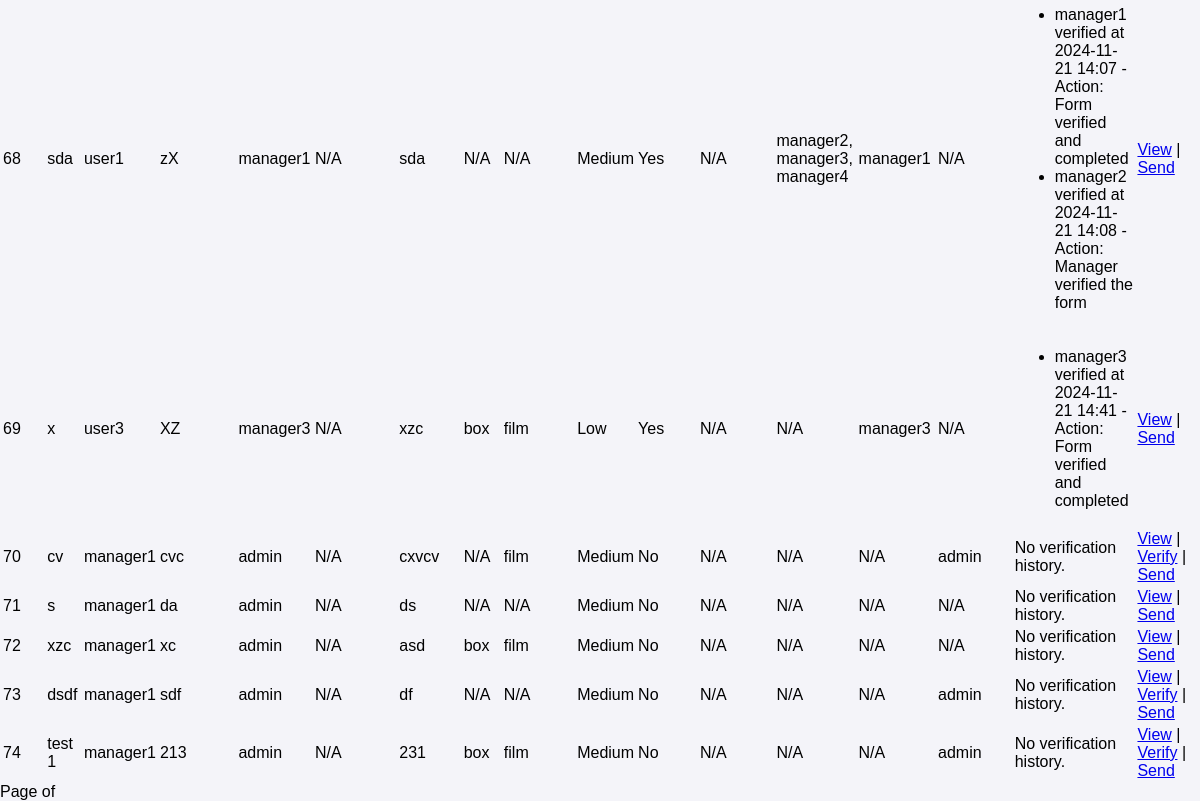
The page /forms/ (signed in, lower part) on the database as committed earlier.
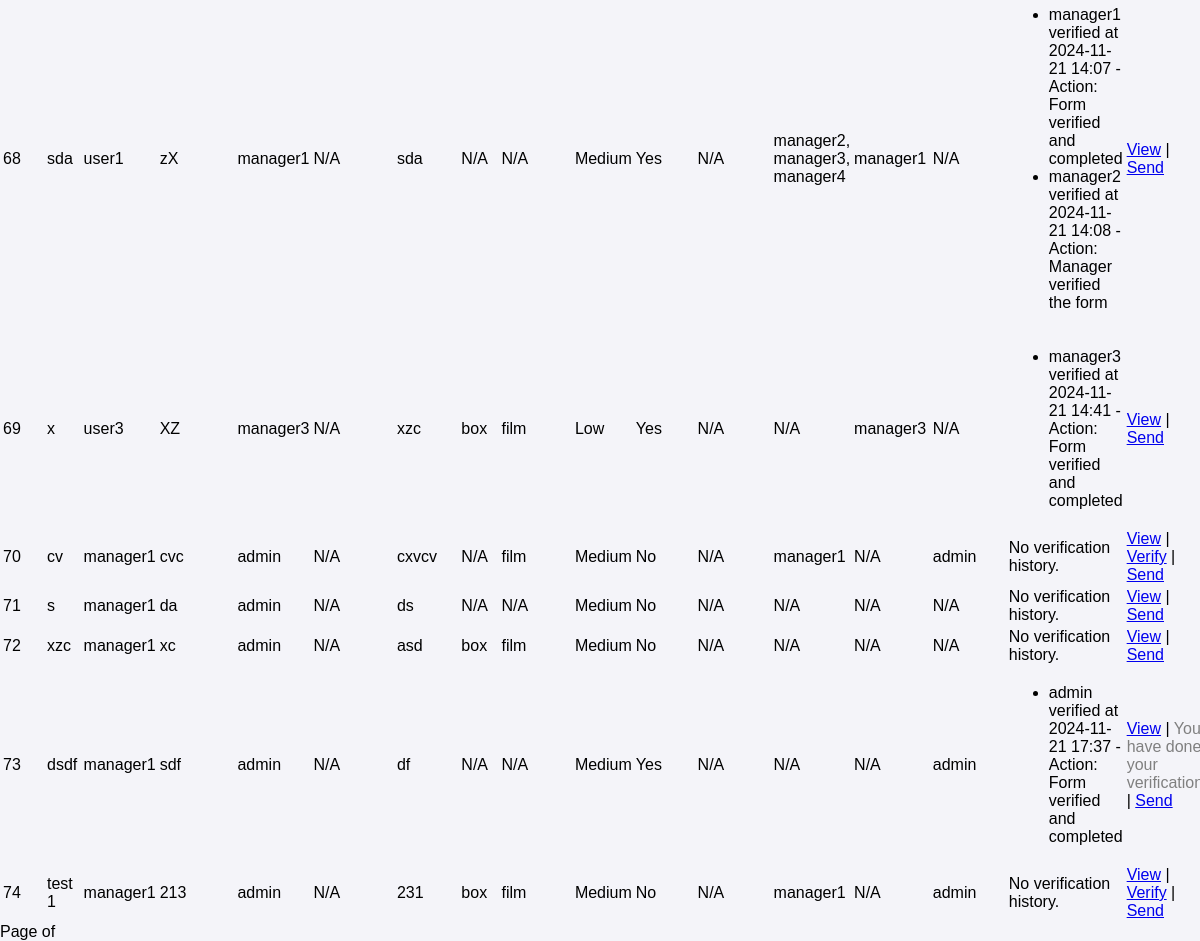
The same page on the database as committed later.
### app/models.py (models this page shows, shortened)
class Form(models.Model):
    title = models.CharField(max_length=255)
    sender_signature = models.CharField(max_length=255)
    receiver = models.CharField(max_length=255)
    receiver_signature = models.CharField(max_length=255, blank=True)
    content = models.TextField()
    tags = models.ManyToManyField(Tag, related_name="forms", blank=True)
    category = models.ForeignKey(Category, on_delete=models.CASCADE, related_name="forms", null=True)
    users = models.ManyToManyField('app.CustomUser', blank=True)  # view-only users section
    sender_name = models.CharField(max_length=255)
    prioritize = models.BooleanField(default=False)
    priority = models.CharField(max_length=100, choices=[('High', 'High'), ('Medium', 'Medium'), ('Low', 'Low')], default='Medium')
    assigned_managers = models.ManyToManyField(CustomUser, related_name="assigned_forms", blank=True, limit_choices_to={'role': 'manager'})
    assigned_admins = models.ManyToManyField(CustomUser, related_name="assigned_admin_forms", blank=True, limit_choices_to={'role': 'admin'})
    assigned_users = models.ManyToManyField(
        CustomUser,
        related_name="viewable_forms",
        blank=True,
        limit_choices_to={'role': 'user'}
    )
    allowed_managers = models.ManyToManyField(CustomUser, related_name='allowed_forms', blank=True)  # Add this line
    sender = models.CharField(max_length=100)
    verified = models.BooleanField(default=False)
    verified_by = models.ForeignKey(CustomUser, null=True, on_delete=models.SET_NULL, related_name='verified_forms', blank=True)
    verified_at = models.DateTimeField(null=True, blank=True)
    last_modified = models.DateTimeField(auto_now=True)
    class Meta:
        verbose_name = 'Form'
        verbose_name_plural = 'Forms'

class CustomUser(AbstractBaseUser, PermissionsMixin):
    username = models.CharField(unique=True, max_length=150)
    email = models.EmailField(unique=True)
    first_name = models.CharField(max_length=100)
    last_name = models.CharField(max_length=100)
    is_active = models.BooleanField(default=True)
    is_staff = models.BooleanField(default=False)
    ROLE_CHOICES = [
        ('admin', 'Admin'),
        ('manager', 'Manager'),
        ('user', 'User'),
    ]
    role = models.CharField(max_length=20, choices=ROLE_CHOICES, default='user')
    SUB_ROLE_CHOICES = [
        ('none', 'None'),
        ('user-access-to-all-users-with-role-user', 'User Access to All Users with Role User'),
        ('manager-access-to-all-users-with-role-manager', 'user Access to All Users with Role Manager'),
    ]
    sub_role = models.CharField(max_length=255, choices=SUB_ROLE_CHOICES, default='none')
    objects = CustomUserManager()
    profile_image = models.ImageField(upload_to='profile_images/', blank=True, null=True)
    USERNAME_FIELD = 'username'
    REQUIRED_FIELDS = ['email', 'first_name', 'last_name']
    class Meta:
        verbose_name = 'User'
        verbose_name_plural = 'Users'

class FormVerificationLog(models.Model):
    form = models.ForeignKey('Form', on_delete=models.CASCADE, related_name='verification_logs')
    verified_by = models.ForeignKey(CustomUser, on_delete=models.SET_NULL, null=True, blank=True)  # Use CustomUser instead of User
    verified_at = models.DateTimeField(auto_now_add=True)
    action = models.CharField(max_length=255, blank=True, null=True)  # Optional action (e.g., 'Verified')

class Tag(models.Model):
    name = models.CharField(max_length=50, unique=True)
    class Meta:
        verbose_name = 'Tag'
        verbose_name_plural = 'Tags'

class Category(models.Model):
    name = models.CharField(max_length=50, unique=True)
    class Meta:
        verbose_name = 'Category'
        verbose_name_plural = 'Categories'

### app/views.py (the view)
# urls.py: path('forms/', views.form_list, name='forms'),  # List of forms
@login_required
def form_list(request):
    user = request.user
    if user.role == 'user':
        forms = Form.objects.filter(
            Q(sender=user) |
            Q(assigned_users=user)  # Using assigned_users field
        ).distinct()
    elif user.role == 'manager':
        forms = Form.objects.filter(
            Q(assigned_managers=user) |  # Forms where the user is assigned as a manager
            Q(allowed_managers=user)    # Forms where the user is allowed as a manager
        ).distinct()
    else:
        forms = Form.objects.all()
    forms = forms.prefetch_related('tags', 'category', 'verification_logs')  # Include verification_logs
    for form in forms:
        form.has_verified = form.verification_logs.filter(verified_by=user).exists()
    return render(request, 'form/form_list.html', {'forms': forms})

### app/templates/form/form_list.html (shortened to what the changed rows need)
{% extends 'base.html' %}
{% load static %}
{% block content %}
<div class="container">
    <div class="table-responsive">
        <table class="table">
            <tbody>
                {% for form in forms %}
                    <tr>
                        <td>{{ form.id }}</td>
                        <td>{{ form.title|default:"N/A" }}</td>
                        <td>{{ form.sender|default:"N/A" }}</td>
                        <td>{{ form.sender_signature|default:"N/A" }}</td>
                        <td>{{ form.receiver|default:"N/A" }}</td>
                        <td>{{ form.receiver_signature|default:"N/A" }}</td>
                        <td>{{ form.content|default:"N/A" }}</td>
                        <td>
                            {% for tag in form.tags.all %}
                                {{ tag.name }}{% if not forloop.last %}, {% endif %}
                            {% empty %} N/A {% endfor %}
                        </td>
                        <td>{{ form.category.name|default:"N/A" }}</td>
                        <td>{{ form.priority|default:"N/A" }}</td>
                        <td>{{ form.verified|yesno:"Yes,No" }}</td>
                        <td>
                            {% if form.assigned_users.all %}
                                {% for user in form.assigned_users.all %}
                                    {{ user.username }}{% if not forloop.last %}, {% endif %}
                                {% endfor %}
                            {% else %} N/A {% endif %}
                        </td>
                        <td>
                            {% if form.allowed_managers.all %}
                                {% for manager in form.allowed_managers.all %}
                                    {{ manager.username }}{% if not forloop.last %}, {% endif %}
                                {% endfor %}
                            {% else %} N/A {% endif %}
                        </td>
                        <td>
                            {% if form.assigned_managers.all %}
                                {% for manager in form.assigned_managers.all %}
                                    {{ manager.username }}{% if not forloop.last %}, {% endif %}
                                {% endfor %}
                            {% else %} N/A {% endif %}
                        </td>
                        <td>
                            {% if form.assigned_admins.all %}
                                {% for admin in form.assigned_admins.all %}
                                    {{ admin.username }}{% if not forloop.last %}, {% endif %}
                                {% endfor %}
                            {% else %} N/A {% endif %}
                        </td>
                        <td>
                            {% if form.verification_logs.all %}
                                <ul>
                                    {% for log in form.verification_logs.all %}
                                        <li>{{ log.verified_by.username }} verified at {{ log.verified_at|date:"Y-m-d H:i" }}{% if log.action %} - Action: {{ log.action }}{% endif %}</li>
                                    {% endfor %}
                                </ul>
                            {% else %}
                                No verification history.
                            {% endif %}
                        </td>
                        <td>
                            <a href="{% url 'form_detail' form.id %}" class="btn-action">View</a> |
                            {% if request.user in form.assigned_managers.all or request.user in form.allowed_managers.all or request.user in form.assigned_admins.all %}
                                {% if form.has_verified %}
                                    <span class="btn-action" style="color: gray;">You have done your verification</span> |
                                {% else %}
                                    <a href="{% url 'verify_form' form.id %}" class="btn-action">Verify</a> |
                                {% endif %}
                            {% endif %}
                            <a href="{% url 'send_form' form.id %}" class="btn-action">Send</a>
                        </td>
                    </tr>
                {% empty %}
                    <tr>
                        <td colspan="15">No forms found.</td>
                    </tr>
                {% endfor %}
            </tbody>
        </table>
    </div>
</div>
{% endblock %}

Rows that differ between the two databases and show on the page:
changed Form "cv": gains CustomUser (username "manager1"); no longer shows "N/A"
changed Form "dsdf": verified "No" → "Yes"; text "No verification history. Verify" → "You have done your…"
added FormVerificationLog: verified_by.username "admin", verified_at "2024-11-21 17:37", action "Form verified and completed", shown under Form "dsdf"
changed Form "test 1": gains CustomUser (username "manager1"); no longer shows "N/A"
